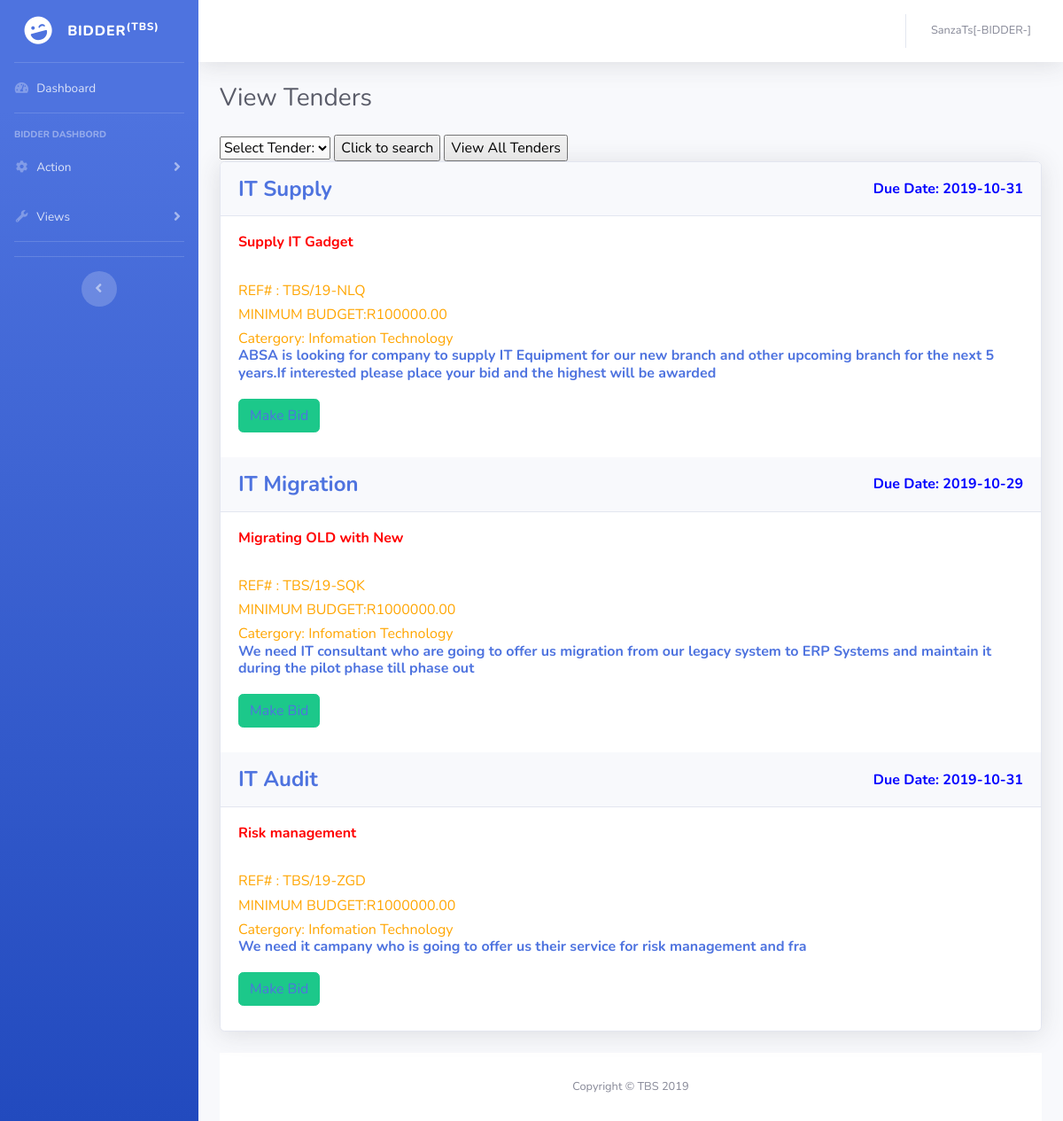
The page /bidder.php (signed in) on the database its author committed.
### tables this page shows
CREATE TABLE `tender` (
  `tenderId` varchar(15) NOT NULL,
  `tender_title` varchar(20) NOT NULL,
  `short_description` varchar(50) NOT NULL,
  `full_description` varchar(300) NOT NULL,
  `category` varchar(50) NOT NULL,
  `due_date` varchar(10) NOT NULL,
  `min_budget` double(10,2) NOT NULL,
  `max_budget` double(10,2) NOT NULL,
  `admin_id` int(10) NOT NULL
);

### bidder.php (the view, shortened to what this page needs)
<?php
include("connection.php");
$username = $_SESSION['username'];
$date = "SELECT * FROM tender WHERE DATEDIFF(NOW(),`due_date`) >= 0";
$results = mysqli_query($con,$date);
$rows = mysqli_num_rows($results);
if($rows  > 0)
{
  for($i =0;$i <= $rows;$i++)
  {
    while($line = mysqli_fetch_array($results))
    {
     $id = array($line['tenderId']);
      $fetch = "SELECT * FROM `bid` WHERE amount = (SELECT MAX(amount) FROM bid WHERE `tender_no` = '$id[$i]')";
      $bidder = mysqli_query($con,$fetch) or die(mysqli_error($con));
      while($user = mysqli_fetch_array($bidder))
      {
         $winner =array($user['bidder_id']) ;
         $win = "UPDATE bid SET status = 'Won' WHERE tender_no = '$id[$i]'
         AND bidder_id = $winner[$i]";
          mysqli_query($con,$win);
          $name = "SELECT u.username FROM user u,bidder b WHERE u.id = b.user_id AND b.id =$winner[$i]";
          $res2 = mysqli_query($con,$name);
          while($rows = mysqli_fetch_array($res2))
          {
             $Reciever = array($rows['username']);
                $massage = "Cogratulation You have just been awarded a tender,<a href=\" bidstats.php\">Clic here to check the awarde bids</a>";
                $sender = "Admin";
                $sendDate = date("d/m/Y");
                $sentTime= date("h:i:s");
                      $del = "DELETE FROM chat WHERE Msg = '$massage'";
                      mysqli_query($con,$del);
                       $sorce = array($sender);
                       $msg =array($massage);
                       $time = array($sentTime);
                       $date1 = array($sendDate);
                        $insert = "INSERT INTO `chat`( `sender`, `reciever`, `Msg`, `date`, `time`) VALUES ";
                        for($x =0; $x < count($Reciever);$x++)
                        {
                          $array[] = "('$sorce[$x]','$Reciever[$x]','$msg[$x]','$date1[$x]','$time[$x]')";
                        }
                         $insert .= implode(',', $array);
                         mysqli_query($con,$insert);
           }
      }
    }
  }
}
?>
<!DOCTYPE html>
<html lang="en">
<head>
  <link href="vendor/fontawesome-free/css/all.min.css" rel="stylesheet" type="text/css">
  <link href="css/sb-admin-2.min.css" rel="stylesheet">
</head>
<body id="page-top">
  <div id="wrapper">
    <ul class="navbar-nav bg-gradient-primary sidebar sidebar-dark accordion" id="accordionSidebar">
      <a class="sidebar-brand d-flex align-items-center justify-content-center" href="bidder.php?id=<?php echo $username; ?>">
        <div class="sidebar-brand-icon rotate-n-15">
          <i class="fas fa-laugh-wink"></i>
        </div>
        <div class="sidebar-brand-text mx-3">BIDDER<sup>(TBS)</sup></div>
      </a>
      <hr class="sidebar-divider my-0">
      <li class="nav-item">
        <a class="nav-link" href="bidder.php">
          <i class="fas fa-fw fa-tachometer-alt"></i>
          <span>Dashboard</span></a>
      </li>
      <hr class="sidebar-divider">
      <div class="sidebar-heading">
       BIDDER DASHBORD
      </div>
      <li class="nav-item">
        <a class="nav-link collapsed" href="#" data-toggle="collapse" data-target="#collapseTwo" aria-expanded="true" aria-controls="collapseTwo">
          <i class="fas fa-fw fa-cog"></i>
          <span>Action</span>
        </a>
      </li>
      <li class="nav-item">
        <a class="nav-link collapsed" href="#" data-toggle="collapse" data-target="#collapseUtilities" aria-expanded="true" aria-controls="collapseUtilities">
          <i class="fas fa-fw fa-wrench"></i>
          <span>Views</span>
        </a>
      </li>
      <hr class="sidebar-divider">
      <hr class="sidebar-divider d-none d-md-block">
      <div class="text-center d-none d-md-inline">
        <button class="rounded-circle border-0" id="sidebarToggle"></button>
      </div>
    </ul>
    <div id="content-wrapper" class="d-flex flex-column">
      <div id="content">
        <nav class="navbar navbar-expand navbar-light bg-white topbar mb-4 static-top shadow">
          <ul class="navbar-nav ml-auto">
            <li class="nav-item dropdown no-arrow">
              <a class="nav-link dropdown-toggle" href="#" id="userDropdown" role="button" data-toggle="dropdown" aria-haspopup="true" aria-expanded="false">
                <span class="mr-2 d-none d-lg-inline text-gray-600 small"><?php echo $username."[-BIDDER-]";  ?></span>
              </a>
            </li>
          </ul>
        </nav>
        <div class="container-fluid">
           <div class="d-sm-flex align-items-center justify-content-between mb-4">
            <h1 class="h3 mb-0 text-gray-800">View Tenders</h1>
          </div>
          <?php
          $query = " SELECT b.industry FROM bidder b,user u WHERE b.user_id = u.id AND u.username = '$username'";
          $rs = mysqli_query($con,$query);
          while($ln = mysqli_fetch_array($rs))
          {
            $cat = $ln['industry'];
          }
          $sql = "SELECT * FROM tender WHERE DATEDIFF(NOW(),`due_date`) <= 0 AND category = '$cat'";
       ?>
          <form ame="form_update" method="post" action="bidder.php">
          <select id= "tenders" name="tenders" >
            <option value="">Select Tender:</option>
            </select>
            <input type="submit" name="submitOpt" value="Click to search"/>
            <input type="button" onclick="window.location='bidder.php?id=<?php echo $username; ?>'" value="View All Tenders" >
          </form>
          <div class="row">
          <div class="col-lg-12">
<div class="card shadow mb-4">
  <?php
      $query = " SELECT b.industry FROM bidder b,user u WHERE b.user_id = u.id AND u.username = '$username'";
      $rs = mysqli_query($con,$query);
      while($ln = mysqli_fetch_array($rs))
      {
        $cat = $ln['industry'];
      }
      if(isset($_POST['submitOpt']) &&  $_POST['tenders'] != ""){
        $selected_val = $_POST['tenders'];
        $sql = "SELECT * FROM tender WHERE DATEDIFF(NOW(),`due_date`) <= 0 AND tenderId = '$selected_val' AND category = '$cat'";
      }else{
        $sql = "SELECT * FROM tender WHERE DATEDIFF(NOW(),`due_date`) <= 0 AND category = '$cat'";
        }
      $res = mysqli_query($con,$sql);
      while($row = mysqli_fetch_array($res))
      {
         $id = $row['tenderId'];
         $title = $row['tender_title'];
         $date = $row['due_date'];
         $desc = $row['short_description'];
         $desc2 = $row['full_description'];
         $catergory = $row['category'];
         $min = $row['min_budget'];
  ?>
  <div class="card-header py-3 d-flex flex-row align-items-center justify-content-between">
    <h4 class="m-0 font-weight-bold text-primary"><?php echo $title?></h4><br>
    <span style="color:blue;font-weight:bold; ">Due Date: <?php echo $date;?></span>
  </div>
  <div class="card-body">
     <h6 style="color:red;font-weight:bold"><?php echo $desc;?><h6>
     <br>
     <h6 style="color:orange;">REF# : <?php echo $id;?><h6>
     <h6 style="color:orange;">MINIMUM BUDGET:R<?php echo $min;?><h6>
     <h6 style="color:orange;">Catergory: <?php echo $catergory; ?>
     <br>
     <p class="m-0 font-weight-bold text-primary"><?php echo $desc2; ?></p><br>
     <button type="submit" class="btn btn-success"  name="save"id="save"><a href="bidding.php?id=<?php echo $id; ?>"> Make Bid</a></button>
  </div>
  <?php
   }
?>
</div>
        </div>
      </div>
      <footer class="sticky-footer bg-white">
        <div class="container my-auto">
          <div class="copyright text-center my-auto">
            <span>Copyright &copy; TBS 2019</span>
          </div>
        </div>
      </footer>
    </div>
  </div>
</body>
</html>

### rows shown on the page
tender: tender_title "IT Supply", due_date "2019-10-31", short_description "Supply IT Gadget", tenderId "TBS/19-NLQ", min_budget "100000.00", category "Infomation Technology", full_description "ABSA is looking for company to supply IT Equipment for our new branch and other upcoming branch for the next 5 years.If interested please place your bid and the highest will be awarded"
tender: tender_title "IT Migration", due_date "2019-10-29", short_description "Migrating OLD with New", tenderId "TBS/19-SQK", min_budget "1000000.00", category "Infomation Technology", full_description "We need IT consultant who are going to offer us migration from our legacy system to ERP Systems and maintain it during the pilot phase till phase out"
tender: tender_title "IT Audit", due_date "2019-10-31", short_description "Risk management", tenderId "TBS/19-ZGD", min_budget "1000000.00", category "Infomation Technology", full_description "We need it campany who is going to offer us their service for risk management and fra"

### other values the page prints
$username "SanzaTs"
